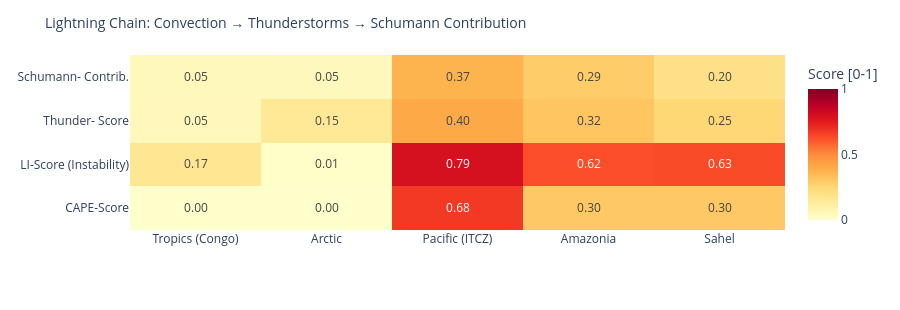

This figure's notebook cell:
### Code cell
# ============================================================
# LIGHTNING CHAIN: Convection → Thunderstorms → Schumann
# Shows the causal chain per measurement point as heatmap
# ============================================================

def cape_score(v):
    """CAPE → normalized score [0,1]"""
    if v is None or pd.isna(v): return 0.0
    return min(1.0, float(v) / 3000)

def li_score(v):
    """Lifted Index: negative = unstable → score [0,1]"""
    if v is None or pd.isna(v): return 0.3
    return min(1.0, max(0.0, (-float(v) + 6) / 12))

def cloud_score(v):
    if v is None or pd.isna(v): return 0.3
    return float(v) / 100

def thunder_score(row):
    """Kombinierter Gewitterwahrscheinlichkeits-Score
    CAPE + LI + Bedeckung + WMO-Gewitter + konvektiver Niederschlag (showers)
    Hinweis: X-Ray und Kp sind kein Bestandteil – nur geomagn./solarer Kontext.
    """
    cs = cape_score(row.get('cape'))
    ls = li_score(row.get('li'))
    cl = cloud_score(row.get('cloud'))
    t  = 1.0 if row.get('thunderstorm') else 0.0
    # Convective precipitation (showers) as additional indicator
    sh = min(1.0, (row.get('showers') or 0) / 5.0)
    return round(cs * 0.30 + ls * 0.25 + cl * 0.15 + t * 0.20 + sh * 0.10, 3)

def schumann_contribution(t_score, lat):
    """Schumann contribution: higher in tropics (±30°), scaled by thunderstorm score"""
    lat_weight = max(0.3, 1.0 - abs(lat) / 60)
    return round(t_score * lat_weight, 3)

df_atm['cape_score']   = df_atm.apply(lambda r: cape_score(r['cape']), axis=1)
df_atm['li_score']     = df_atm.apply(lambda r: li_score(r['li']),    axis=1)
df_atm['thunder_score']= df_atm.apply(lambda r: thunder_score(r.to_dict()), axis=1)
df_atm['schumann_contribution'] = df_atm.apply(
    lambda r: schumann_contribution(r['thunder_score'], r['lat']), axis=1)

metrics = ['cape_score', 'li_score', 'thunder_score', 'schumann_contribution']
labels  = ['CAPE-Score', 'LI-Score\n(Instability)', 'Thunder-\nScore', 'Schumann-\nContrib.']
z_data  = [df_atm[m].tolist() for m in metrics]

fig = go.Figure(go.Heatmap(
    z=z_data,
    x=df_atm['point'].tolist(),
    y=labels,
    colorscale='YlOrRd',
    zmin=0, zmax=1,
    text=[[f'{v:.2f}' for v in row] for row in z_data],
    texttemplate='%{text}', textfont=dict(size=12),
    colorbar=dict(title='Score [0-1]')
))
fig.update_layout(
    title=dict(text='Lightning Chain: Convection → Thunderstorms → Schumann Contribution', font=dict(size=14)),
    height=310,
    plot_bgcolor='rgba(0,0,0,0)', paper_bgcolor='rgba(0,0,0,0)',
    margin=dict(l=130, r=80, t=55, b=80)
)
fig.show()

### Figure 1 — Plotly figure (JSON) as saved in the notebook; plotly's stock layout.template omitted (floating-point values rounded to 4 significant figures)
{"data": [{"colorbar": {"title": {"text": "Score [0-1]"}}, "colorscale": [[0.0, "rgb(255,255,204)"], [0.125, "rgb(255,237,160)"], [0.25, "rgb(254,217,118)"], [0.375, "rgb(254,178,76)"], [0.5, "rgb(253,141,60)"], [0.625, "rgb(252,78,42)"], [0.75, "rgb(227,26,28)"], [0.875, "rgb(189,0,38)"], [1.0, "rgb(128,0,38)"]], "text": [["0.00", "0.00", "0.68", "0.30", "0.30"], ["0.17", "0.01", "0.79", "0.62", "0.63"], ["0.05", "0.15", "0.40", "0.32", "0.25"], ["0.05", "0.05", "0.37", "0.29", "0.20"]], "textfont": {"size": 12}, "texttemplate": "%{text}", "type": "heatmap", "x": ["Tropics (Congo)", "Arctic", "Pacific (ITCZ)", "Amazonia", "Sahel"], "y": ["CAPE-Score", "LI-Score\n(Instability)", "Thunder-\nScore", "Schumann-\nContrib."], "z": [[0.0, 0.0, 0.6767, 0.3033, 0.3], [0.1667, 0.008333, 0.7917, 0.625, 0.6333], [0.051, 0.152, 0.404, 0.315, 0.253], [0.048, 0.046, 0.37, 0.289, 0.198]], "zmax": 1, "zmin": 0}], "layout": {"height": 310, "margin": {"b": 80, "l": 130, "r": 80, "t": 55}, "paper_bgcolor": "rgba(0,0,0,0)", "plot_bgcolor": "rgba(0,0,0,0)", "title": {"font": {"size": 14}, "text": "Lightning Chain: Convection → Thunderstorms → Schumann Contribution"}}}
